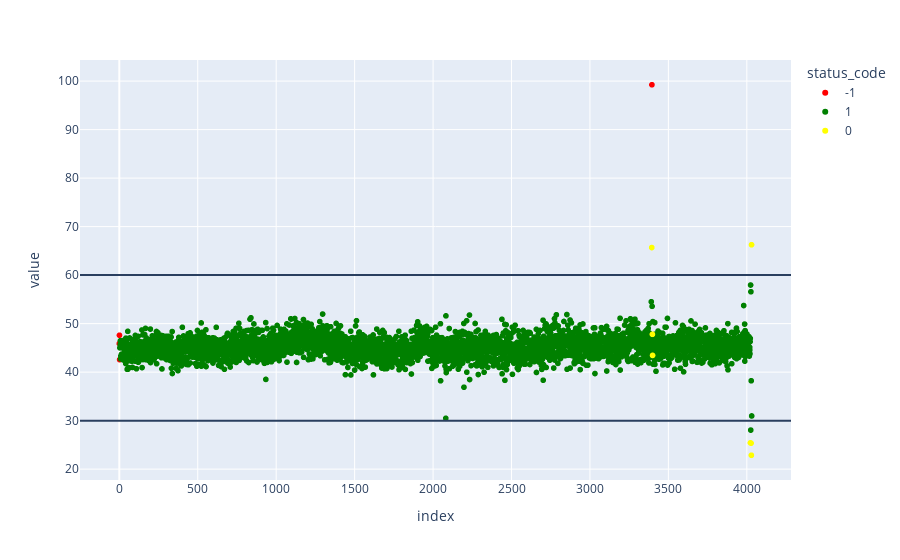

Notebook code cell kept with this figure:
### Code cell
df_filtering = pd.read_csv("../log/latency_Filtering.csv")

# make status code as discrete value
df_filtering["status_code"] = df_filtering["status_code"].astype(str)

# make graph
fig = px.scatter(df_filtering, y="value", color="status_code", hover_data=['status'], color_discrete_sequence=["red", "green", "yellow"])
fig.add_hline(y = 30)
fig.add_hline(y = 60)
fig.show()

### Figure 1 — Plotly figure (JSON) as saved in the notebook; plotly's stock layout.template omitted (floating-point values rounded to 4 significant figures; data arrays with more than 128 entries replaced by an {"elided": "..."} marker saying what was removed)
{"data": [{"customdata": [["Error: Large deviation"], ["Error: Large deviation"], ["Error: Large deviation"], ["Error: Large deviation"], ["Error: Large deviation"]], "hovertemplate": "status_code=-1<br>index=%{x}<br>value=%{y}<br>status=%{customdata[0]}<extra></extra>", "legendgroup": "-1", "marker": {"color": "red", "symbol": "circle"}, "mode": "markers", "name": "-1", "showlegend": true, "type": "scattergl", "x": [0, 1, 2, 3, 3395], "xaxis": "x", "y": [45.87, 47.61, 42.58, 46.03, 99.25], "yaxis": "y"}, {"customdata": {"elided": "4020x1 str values"}, "hovertemplate": "status_code=1<br>index=%{x}<br>value=%{y}<br>status=%{customdata[0]}<extra></extra>", "legendgroup": "1", "marker": {"color": "green", "symbol": "circle"}, "mode": "markers", "name": "1", "showlegend": true, "type": "scattergl", "x": {"elided": "4020 int values"}, "xaxis": "x", "y": {"elided": "4020 float values"}, "yaxis": "y"}, {"customdata": [["Warning0: Significant deviation."], ["Warning0: Significant deviation."], ["Warning0: Significant deviation."], ["Warning0: Significant deviation."], ["Warning0: Significant deviation."], ["Warning0: Significant deviation."], ["Warning0: Significant deviation."]], "hovertemplate": "status_code=0<br>index=%{x}<br>value=%{y}<br>status=%{customdata[0]}<extra></extra>", "legendgroup": "0", "marker": {"color": "yellow", "symbol": "circle"}, "mode": "markers", "name": "0", "showlegend": true, "type": "scattergl", "x": [3394, 3398, 3399, 4023, 4027, 4029, 4030], "xaxis": "x", "y": [65.68, 47.79, 43.45, 25.42, 25.35, 22.86, 66.26], "yaxis": "y"}], "layout": {"legend": {"title": {"text": "status_code"}, "tracegroupgap": 0}, "margin": {"t": 60}, "shapes": [{"type": "line", "x0": 0, "x1": 1, "xref": "x domain", "y0": 30, "y1": 30, "yref": "y"}, {"type": "line", "x0": 0, "x1": 1, "xref": "x domain", "y0": 60, "y1": 60, "yref": "y"}], "xaxis": {"anchor": "y", "domain": [0, 1], "title": {"text": "index"}}, "yaxis": {"anchor": "x", "domain": [0, 1], "title": {"text": "value"}}}}
